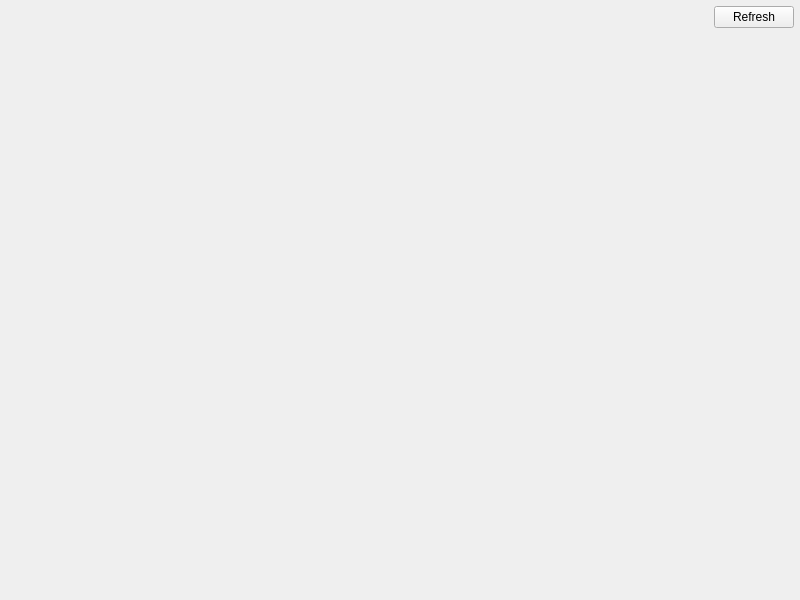
<?xml version="1.0" encoding="UTF-8"?>
<ui version="4.0">
 <class>MainWindow</class>
 <widget class="QMainWindow" name="MainWindow">
  <property name="geometry">
   <rect>
    <x>0</x>
    <y>0</y>
    <width>800</width>
    <height>600</height>
   </rect>
  </property>
  <property name="windowTitle">
   <string>MainWindow</string>
  </property>
  <widget class="QWidget" name="centralwidget">
   <layout class="QVBoxLayout" name="verticalLayout" stretch="0,0,1">
    <property name="spacing">
     <number>3</number>
    </property>
    <property name="leftMargin">
     <number>6</number>
    </property>
    <property name="topMargin">
     <number>6</number>
    </property>
    <property name="rightMargin">
     <number>6</number>
    </property>
    <property name="bottomMargin">
     <number>6</number>
    </property>
    <item>
     <layout class="QHBoxLayout" name="horizontalLayout">
      <property name="spacing">
       <number>3</number>
      </property>
      <item>
       <spacer name="horizontalSpacer">
        <property name="orientation">
         <enum>Qt::Horizontal</enum>
        </property>
        <property name="sizeHint" stdset="0">
         <size>
          <width>40</width>
          <height>20</height>
         </size>
        </property>
       </spacer>
      </item>
      <item>
       <widget class="QPushButton" name="pushButton">
        <property name="text">
         <string>Refresh</string>
        </property>
       </widget>
      </item>
     </layout>
    </item>
    <item>
     <layout class="QFormLayout" name="formLayout">
      <property name="horizontalSpacing">
       <number>0</number>
      </property>
      <property name="verticalSpacing">
       <number>0</number>
      </property>
      <property name="bottomMargin">
       <number>0</number>
      </property>
     </layout>
    </item>
    <item>
     <widget class="QWidget" name="widget" native="true"/>
    </item>
   </layout>
  </widget>
  <widget class="QMenuBar" name="menubar">
   <property name="geometry">
    <rect>
     <x>0</x>
     <y>0</y>
     <width>800</width>
     <height>30</height>
    </rect>
   </property>
  </widget>
 </widget>
 <resources/>
 <connections/>
</ui>
